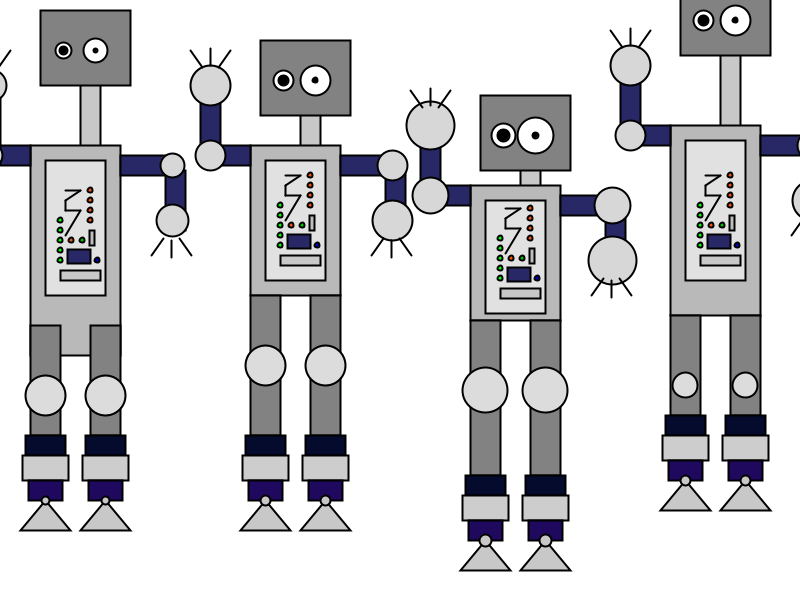
Frame 1 (no input)
Frame 60 (the mouse pressed at the canvas centre just before this capture): identical to frame 1, image omitted
Frame 120 (the mouse held since frame 60 and released just before this capture): identical to frame 1, image omitted

The Processing sketch that drew this single still picture (run headless with seeded random() and noise(); from frame 60 on, the mouse is pressed at the canvas centre):

// Processing sketch: processing_57321
// ── processing_57321.pde

void setup() {
  size(800, 600);
  smooth();
  strokeWeight(2);
}  
void draw() {
  background(255);
  drawRobot(200, 100, 90, 150, 0, 40, 5);
  drawRobot(-20, 100, 90, 180, 30, 40, 4);
  drawRobot(420, 140, 90, 150, -15, 45, 6);
  drawRobot(620, 80, 90, 150, 40, 25, 5);
}
  
void drawRobot (int x, int y, int bodyWidth, int bodyHeight, int xh, int c, int r) {
  
//original integers
//int x = 200;
//int y = 100;
//int bodyWidth = 90;
//int bodyHeight = 150;
//int xh = change placement of head by y co-ordinate;
//int c = knees
//int r = 5;

//neck
fill(200);
rect(x + 100, y - xh, 20, bodyHeight - 10);

//head
fill(130);
rect(x + 60, y - 60 - xh, 90, 75);

//eyes
fill(255);
ellipse(x + 83, y - 20 - xh, r*4, r*4);
fill(0);
ellipse(x + 83 , y - 20 - xh, r*2, r*2);
fill(255);
ellipse(x + 115, y - 20 - xh, r*6, r*6);
fill(0);
ellipse(x + 115, y - 20 - xh, r, r);

//body
fill(185);
rect(x + 50, y + 45, bodyWidth, bodyHeight + xh);

//left arm
fill(40, 40, 103);
rect(x + 140, y + 55, 50, 20);
rect(x + 185, y + 70, 20, 60);
fill(215);
ellipse(x + 192, y + 65, r*6, r*6);
ellipse(x + 192, y + 120, r*8, r*8);
line(x + 191, y + 140, x + 191, y + 157);
line(x + 183, y + 138, x + 171, y + 155);
line(x + 199, y + 138, x + 211, y + 155);

//right arm
fill(40, 40, 103);
rect(x + 50, y + 65, -30, -20);
rect(x + 20, y + 45, -20, -60);
fill(215);
ellipse(x + 10, y + 55, r*6, r*6);
ellipse(x + 10, y - 15, r*8, r*8);
line(x + 10, y - 35, x + 10, y - 52);
line(x + 2, y - 33, x - 10, y - 50);
line(x + 18, y - 33, x + 30, y - 50);

//left leg
fill(130);
rect(x + 110, y + 195 + xh, 30, 140 - xh);
fill(220);
ellipse(x + 125, y + 265 + xh, c, c);
fill(5, 11, 44);
rect(x + 105, y + 335, 40, 20);
fill(205);
rect(x + 102, y + 355, 46, 25);
fill(30, 9, 95);
rect(x + 108, y + 380, 34, 20);
fill(200);
triangle(x + 125, y + 400, x + 150, y + 430, x + 100, y + 430);
ellipse(x + 125, y + 400, r*2, r*2);

//right
fill(130);
rect(x + 50, y + 195 + xh, 30, 140 - xh);
fill(220);
ellipse(x + 65, y + 265 + xh, c, c);
fill(5, 11, 44);
rect(x + 45, y + 335, 40, 20);
fill(205);
rect(x + 42, y + 355, 46, 25);
fill(30, 9, 95);
rect(x + 48, y + 380, 34, 20);
fill(200);
triangle(x + 65, y + 400, x + 90, y + 430, x + 40, y + 430);
ellipse(x + 65, y + 400, r*2, r*2);


//panel
fill(225);
rect(x + 65, y + 60, 60, 120 + xh/2);
fill(245, 86, 12);
for(int b = 75; b < 106; b = b + 10) {
  ellipse(x + 110, b + y + xh/2, 5, 5);
}
fill(190);
rect(x + 109, y + 115 + xh/2, 5, 15);
line(x + 85, y + 75 + xh/2, x + 100, y + 75 + xh/2);
line(x + 100, y + 75 + xh/2, x + 85, y + 85 + xh/2);
line(x + 85, y + 85 + xh/2, x + 85, y + 95 + xh/2);
line(x + 85, y + 95 + xh/2, x + 100, y + 95 + xh/2);
line(x + 100, y + 95 + xh/2, x + 85, y + 120 + xh/2);
fill(0, 0, 200);
for (int b = 105; b < 146; b = b + 10) {
    fill(0, 255, 0);
    ellipse(x + 80, b + y + xh/2, 5, 5);
  }
fill(200);
rect(x + 80, y + 155 + xh/2, 40, 10);
fill(40, 40, 103);
rect(x + 87, y + 134 + xh/2, 23, 14);
fill(245, 86, 12);
ellipse(x + 91, y + 125 + xh/2, 5, 5);
fill(0, 200, 0);
ellipse(x + 102, y + 125 + xh/2, 5, 5);
fill(0, 0, 190);
ellipse(x + 117, y + 145 + xh/2, 5, 5);
}
